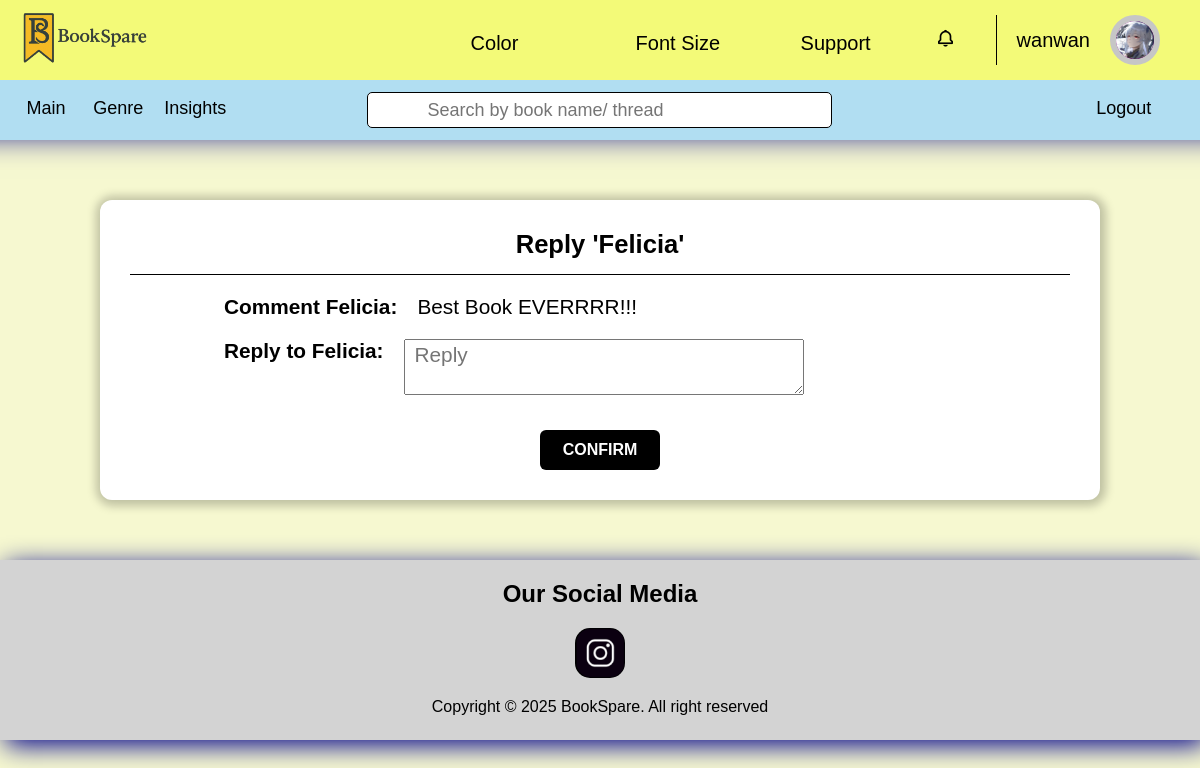
/commentHandling/commentReply.php?commentCode=17&postCode=15 (signed in), run on the app's committed database.
### tables this page shows
CREATE TABLE `reader_user` (
  `readerID` int(11) NOT NULL,
  `username` varchar(30) NOT NULL,
  `email` varchar(70) NOT NULL,
  `phone` varchar(15) NOT NULL,
  `country` varchar(75) NOT NULL,
  `dateOfBirth` date NOT NULL,
  `password` varchar(255) DEFAULT NULL,
  `avatar` varchar(255) DEFAULT NULL
);

CREATE TABLE `comment_rating` (
  `commentCode` int(11) NOT NULL,
  `postCode` int(11) DEFAULT NULL,
  `readerID` int(11) DEFAULT NULL,
  `comment` longtext NOT NULL,
  `dateComment` varchar(20) NOT NULL,
  `bookBorrowCode` int(11) DEFAULT NULL,
  `timeComment` time DEFAULT NULL
);

### commentHandling/commentReply.php (the view, shortened to what this page needs)
<?php
require("../database/database.php");
$username = $_SESSION['username'];
$email = $_SESSION['email'];
$contact = $_SESSION['contact'];
$readerID = $_SESSION['readerID'];
$sql = "SELECT * FROM Reader_User WHERE username = '$username'
OR email = '$email' OR phone = '$contact'";
$runSQL = $conn->query($sql);
$user = $runSQL->fetch_assoc();
$postCode = $_REQUEST['postCode'];
$commentCode = $_REQUEST['commentCode'];
$sqlGetComment = "SELECT
                    comment.*,
                    post.*,
                    reader.*,
                    bookBorrow.*
                  FROM Comment_Rating comment
                  INNER JOIN Post_Review post ON comment.postCode = post.postCode
                  INNER JOIN Reader_User reader ON comment.readerID = reader.readerID
                  LEFT JOIN Book_Borrowed bookBorrow ON comment.bookBorrowCode = bookBorrow.bookBorrowCode
                  WHERE comment.postCode = '$postCode' AND
                  comment.commentCode = '$commentCode'";
$resultGetComemnt = $conn->query($sqlGetComment);
$userComment = $resultGetComemnt->fetch_assoc();
?>
<!DOCTYPE html>
<html lang="en" data-themeColor="defaultColor" data-fontSize="defaultFontSize">
<head>
</head>
<body>
    <?php include("header.php"); ?>
    <main>
    <?php
    if ($_SERVER['REQUEST_METHOD'] == "POST") {
        $replyReader = $_POST['replyReader'];
        date_default_timezone_set("Asia/Kuala_Lumpur");
        $todayDate = date("l, F j, Y");
        $todayTime = date("H:i:s");
        $sql = "INSERT INTO Nested_Comment_Rating (comment, dateComment, timeComment, readerID, commentCode)
                VALUES ('$replyReader','$todayDate','$todayTime','$readerID','$commentCode')";
        $runSQL = $conn->query($sql);
        $sqlGetCommentDetails = "SELECT *
                                FROM Nested_Comment_Rating
                                WHERE commentCode = '$commentCode' AND
                                readerID = '$readerID'
                                ORDER BY commentCode DESC";
        $resultGetCommentDetails = $conn->query($sqlGetCommentDetails);
        $commentDetails = $resultGetCommentDetails->fetch_assoc();
        $sqlNotification = "INSERT INTO Notification (postCode, readerID, nestedCommentCode, status)
                            VALUES ('$postCode','$readerID','{$commentDetails['nestedCommentCode']}','UNREAD')";
        $resultNotification = $conn->query($sqlNotification);
        if ($runSQL && $resultNotification) {
            echo "<label class='output'>Reply to {$userComment['username']}  Successfully! Back to post...</label>";
            echo "<script>
                    setTimeout(function() {
                        window.location.href = '../bookDetail.php?postCode={$postCode}';
                    }, 3000);
                </script>";
        } else {
            echo "<label class='output'>Failed To Reply {$userComment['username']}! Try Again!</label>";
            echo "<script>
                    setTimeout(function() {
                        window.location.href = '../comemntReply.php?postCode={$postCode}';
                    }, 3000);
                </script>";
        }
    } else {
    ?>
    <div class="edit-container">
        <div class="edit-header">
            <h2
                style="text-align: center; font-size: 1.6em;">Reply '<?php echo $userComment['username']; ?>'
            </h2>
        </div>
        <form class="formEdit" action="<?php echo htmlspecialchars("commentReply.php?commentCode={$userComment['commentCode']}&postCode={$postCode}"); ?>" method="post">
            <p>
                Comment <?php echo $userComment['username']; ?>: <label for="" style="font-weight: normal;"><?php echo $userComment['comment']; ?></label>
            </p>
            <p>
                Reply to <?php echo $userComment['username']; ?>: <label for="" style="font-weight: normal;"><textarea type="text" placeholder="Reply" id="replyReader" name="replyReader" autofocus required></textarea></label>
            </p>
            <input type="submit" class="confirm-btn" value="CONFIRM" id="confirmBtn">
        </form>
    </div> <?php } ?>
    </main>
</body>
</html>

### commentHandling/header.php (shortened to what this page needs)
<!DOCTYPE html>
<html lang="en" data-themeColor="defaultColor" data-fontSize="defaultFontSize">
<head>
</head>
<body>
    <header>
        <div id="firstHeader">
            <a href="../main.php" id="logo"><img src="../image/logoTitle.png" alt="logo" id="logoImage"></a>
            <nav>
                <div>
                    <span class="colorButton"><label for="color">Color<box-icon name='chevron-down'
                                class="downArrow"></box-icon></label></span>
                </div>
                <div>
                    <span class="fontSizeButton"><label for="fontSize">Font Size<box-icon name='chevron-down'
                                class="downArrow"></box-icon></label></span>
                </div>
                <div>
                    <span class="supportButton"><label for="support">Support<box-icon name='chevron-down'
                                class="downArrow"></box-icon></label></span>
                </div>
                <div>
                    <span class="notificationButton"><label for="notification"><i class='bx  bx-bell' ></i> </label></span>
                </div>
                <div>
                    <span class="profile">
                        <?php echo $user['username']; ?>
                        <a>
                        <?php
                            if ($user['avatar'] == null) {
                                echo $user['username'][0];
                            } else {
                                echo "<img src=../".$user['avatar']." alt='Profile Image'>";
                            }
                        ?>
                        </a>
                    </span>
                </div>
            </nav>
        </div>
        <div id="secondHeader">
            <nav>
                <a href="../main.php"><label for="">Main</label></a>
                <a href="../genre.php"><label for="">Genre</label></a>
                <a href="../barChart.php"><label for="">Insights</label></a>
            </nav>
            <form method="POST" action="../search.php" class="headerForm">
                <box-icon name='search-alt'></box-icon>
                <input type="text" placeholder="Search by book name/ thread" name="search">
            </form>
            <nav>
                <a href="../logout.php"><label for="main">Logout</label></a>
            </nav>
        </div>
    </header>
</body>
</html>

### style.css (style rules this page uses)
:root { --bodyBgColor: #f6f8d0; --firstHeaderBgColor: #f3fa78; --firstHeaderBoxShadow: 1px 1px 30px 53px darkblue; --secondHeaderBgColor: #b1def2; --footerBgColor: lightgray; --footerBoxShadow: 5px 5px 25px 0.5px darkblue; --footerColor: black; --headerAnchor: black; --headerSpan: black; --iconColor: black; --fontSize: 1em; --fontSizeTitle: 1.5em; --navLabelBorderSize: 165px; transition: 0.2s; }
html { font-size: 16px; }
* { box-sizing: border-box; margin: 0; padding: 0; font-size: var(--fontSize); user-select: none; font-family:'Gill Sans', 'Gill Sans MT', Calibri, 'Trebuchet MS', sans-serif }
body { background-color: var(--bodyBgColor); }
header { display: flex; flex-direction: column; user-select: none; top: 0; position: sticky; z-index: 999; }
box-icon { fill: var(--iconColor); }
header #firstHeader { display: flex; justify-content: space-between; padding: 0px 20px; font-size: 20px; background-color: var(--firstHeaderBgColor); box-shadow: var(--firstHeaderBoxShadow); height: 80px; align-items: center; }
header #firstHeader a { width: 130px; color: var(--headerAnchor); }
header #logoImage { width: 100%; }
header nav { width: 70%; margin: 18px 0 18px 10px; align-items: center; }
header #firstHeader nav { display: flex; justify-content: right; }
header #firstHeader nav span { display: inline-block; text-decoration: none; color: var(--headerSpan); padding: 0 20px; width: var(--navLabelBorderSize); }
header #firstHeader span label { cursor: pointer; transition: 0.3s; }
header #firstHeader span .downArrow { margin-left: 10px; width: 20%; }
header #firstHeader span.profile { display: flex; gap: 20px; align-items: center; border-left: 1px solid; cursor: pointer; width: auto; }
header #firstHeader span.profile a { display: inline-flex; height: 50px; width: 50px; border: 6px solid rgb(198, 198, 198); background-color: purple; border-radius: 50px; justify-content: center; align-items: center; color: white; cursor: pointer; }
header #firstHeader span.profile img { display: inline-block; height: 100%; width: 100%; border-radius: 50px; }
header #firstHeader nav span.notificationButton { display: flex; justify-content: center; align-items: center; width: 50px; padding: 0 50px 0 0; }
header #secondHeader { height: 60px; background-color: var(--secondHeaderBgColor); font-size: 18px; display: flex; }
header #secondHeader nav { text-align: left; width: 30%; padding: 0 0 0 10px; }
header #secondHeader nav:nth-child(3) { text-align: right; padding: 0 50px; }
header #secondHeader nav a { text-decoration: none; color: var(--headerAnchor); }
header #secondHeader a label { display: inline-block; width: 20%; text-align: center; cursor: pointer; transition: 0.2s; }
header #secondHeader form.headerForm { border-radius: 5px !important; border: 1px solid !important; margin: 12px 0 !important; width: 39% !important; background-color: white !important; }
header #secondHeader form.headerForm box-icon { display: inline-block !important; margin: 6px 10px !important; fill: black !important; }
header #secondHeader form.headerForm input { vertical-align: top !important; height: 34px !important; width: 88% !important; border: none !important; outline: none !important; padding: 0 10px !important; }
footer { display: flex; flex-direction: column; text-align: center; gap: 20px; height: 220px; background-color: var(--footerBgColor); padding: 20px 0; user-select: none; box-shadow: var(--footerBoxShadow); color: var(--footerColor); }
footer h1 { font-size: var(--fontSizeTitle) }
footer a { margin: 0 auto; background-image: url("image/socialMedia/ig.png"); background-repeat: no-repeat; background-size: contain; width: 70px; height: 70px; border-radius: 20px; transition: 0.3s; }
@media (min-width: 800px) and (max-width: 1250px) { header #firstHeader a { width: 130px; } }
@media (min-width: 800px) and (max-width: 1250px) { header #secondHeader nav a { padding: 0 15px 0 0; } }
@media (min-width: 800px) and (max-width: 1250px) { header #secondHeader a label { width: 15%; } }
@media (min-width: 800px) and (max-width: 1250px) { footer { height: 180px; } }
@media (min-width: 800px) and (max-width: 1250px) { footer a { width: 50px; height: 50px; border-radius: 15px; } }

### data on the page
reader_user: username "wanwan", avatar (picture)
comment_rating: readerID.username "Felicia", comment "Best Book EVERRRR!!!"
